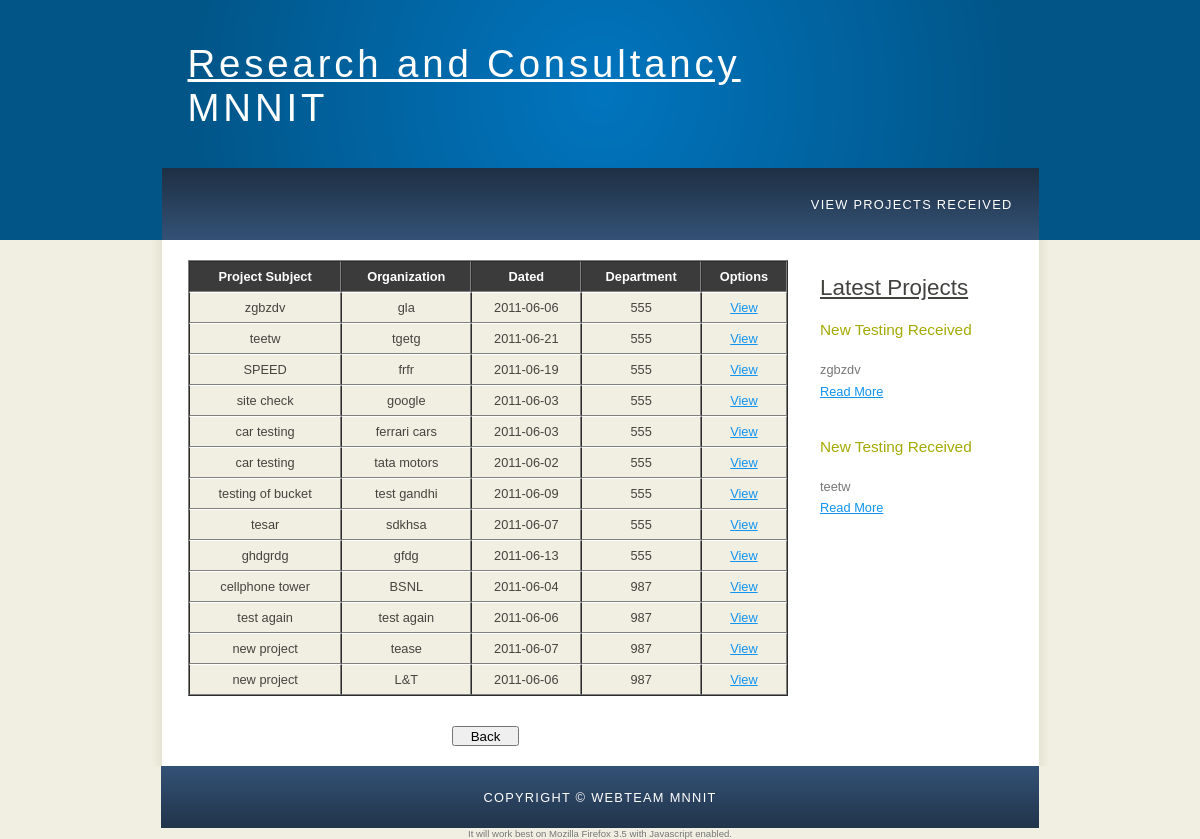
Screenshot of /intro_project_received.php with the database file from the repository.
### tables this page shows
CREATE TABLE IF NOT EXISTS `project_letter_detail` (
  `project_no` varchar(20) NOT NULL,
  `organization` varchar(50) NOT NULL,
  `street` varchar(50) NOT NULL,
  `city` varchar(30) NOT NULL,
  `state` varchar(30) NOT NULL,
  `pin_code` int(10) NOT NULL,
  `email_id` varchar(50) NOT NULL,
  `letter_no` varchar(40) NOT NULL,
  `date` date NOT NULL,
  `subject` varchar(70) NOT NULL,
  `testing` varchar(70) NOT NULL,
  `time` timestamp NOT NULL DEFAULT CURRENT_TIMESTAMP,
  PRIMARY KEY (`project_no`)
);

CREATE TABLE IF NOT EXISTS `project_official_detail` (
  `project_no` varchar(20) NOT NULL,
  `receive_date` date NOT NULL,
  `diary_no` varchar(20) NOT NULL,
  `copy_to` varchar(40) NOT NULL,
  `mark_to` int(40) NOT NULL,
  `address_of_scan_image` varchar(80) NOT NULL,
  `time` timestamp NOT NULL DEFAULT CURRENT_TIMESTAMP ON UPDATE CURRENT_TIMESTAMP,
  PRIMARY KEY (`project_no`),
  UNIQUE KEY `project_no` (`project_no`)
);

### intro_project_received.php (the view, shortened to what this page needs)
<!DOCTYPE html PUBLIC "-//W3C//DTD XHTML 1.0 Transitional//EN" "http://www.w3.org/TR/xhtml1/DTD/xhtml1-transitional.dtd">
<html xmlns="http://www.w3.org/1999/xhtml">
<head>
</head>
<body>
<?php include "inctop.php";
?>
   <table width="600" border="1" cellspacing="0" cellpadding="0" align="center" id="project_received">
  <tr>
    <th scope="col" align="center">Project Subject</th>
    <th scope="col" align="center">Organization</th>
    <th scope="col" align="center">Dated</th>
    <th scope="col"  align="center">Department</th>
    <th scope="col"  align="center">Options</th>
  </tr>
<?php
$query= "select * from consultancy.project_letter_detail where 1 like 1 order by time desc";
$query_result=mysql_query($query) or die(mysql_error());
if($query_result)
while($array=mysql_fetch_array($query_result))
{
	$project_no=$array['project_no'];
	$wq= mysql_query("select * from consultancy.project_official_detail where project_no like '$project_no' ");
	$awq=mysql_fetch_array($wq);
	echo "<tr>";
	echo "<td align=\"center\">".$array['subject']."</td>";
	echo "<td align=\"center\">".$array['organization']."</td>";
	echo "<td align=\"center\">".$array['date']."</td>";
	echo "<td align=\"center\">".$awq['mark_to']."</td>";
	echo "<td align=\"center\"><a href=\"?view=".$array['project_no']."\">View</a></td>";
	echo "</tr>";
}
?>
</table>
<br />
<br />
   <div align="center"><input id="backForm" class="button_text" style="height:1.5em; width:5em;" type="button" name="Back" value="Back" onclick="history.go(-1);return true;"></div>
   <?php include"incbottom.php";?>
</body>
</html>

### inctop.php (shortened to what this page needs)
<?php
echo " <meta name=\"description\" content=\"website description\" />
  <meta name=\"keywords\" content=\"website keywords, website keywords\" />
  <meta http-equiv=\"content-type\" content=\"text/html; charset=windows-1252\" />
  <link rel=\"stylesheet\" type=\"text/css\" href=\"style/style.css\" title=\"style\" />
  <div id=\"main\">
   <div id=\"header\">
        <div id=\"logo\">
	     <div id=\"logo_text\">
          <h1><u>Research and Consultancy </u></br>MNNIT</h1>
          <h2></h2>
        </div>
      </div>
      <div id=\"menubar\">
        <ul id=\"menu\">
         ";
        echo "<li><a href=\"status.php\">View Projects Received</a></li>";
		echo "</ul>
      </div>
    </div>
    <div id=\"site_content\">
      <div class=\"sidebar\">
        <h3><u>Latest Projects</u></h3>";
	$inc_q=mysql_query("select * from project_letter_detail,project_contact_detail where project_contact_detail.project_no = project_letter_detail.project_no order by project_letter_detail.time desc limit 0,2") or die(mysql_error());
	if($inc_q)
	while($inc_array=mysql_fetch_array($inc_q))
	{
		$str=substr($inc_array['subject'],0,30);
		echo "<h4>New Testing Received</h4>";
    echo "<h5>".$inc_array['rec_date']."</h5>
        <p>".$str."<br /><a href=\"?sidebar_view=".$inc_array['project_no']."\">Read More</a></p>
        <br />";
	}
    echo "  </div>
      <div id=\"content\">";
?>

### incbottom.php
<?php
echo "  </div>
    </div><div id=\"content_footer\"></div>
    <div id=\"footer\" align = \"right\">
      Copyright &copy; Webteam <a href=\"http://mnnit.ac.in\">MNNIT</a>
    </div>
  </div>
<div style=\"text-align: center; font-size: 0.75em;\">It will work best on Mozilla Firefox 3.5 with Javascript enabled.</div></body>";
?>

### final/style/style.css (style rules this page uses)
html { height: 100%; }
* { margin: 0; padding: 0; }
body { font: normal .80em 'trebuchet ms', arial, sans-serif; background: #F0EFE2; color: #777; }
p { padding: 0 0 20px 0; line-height: 1.7em; }
h1, h2, h3, h4, h5, h6 { font: normal 175% 'century gothic', arial, sans-serif; color: #43423F; margin: 0 0 15px 0; padding: 15px 0 5px 0; }
h2 { font: normal 175% 'century gothic', arial, sans-serif; color: #A4AA04; }
h4, h5, h6 { margin: 0; padding: 0 0 5px 0; font: normal 120% arial, sans-serif; color: #A4AA04; }
h5, h6 { font: italic 95% arial, sans-serif; padding: 0 0 15px 0; color: #000; }
a, a:hover { outline: none; text-decoration: underline; color: #1293EE; }
ul { margin: 2px 0 22px 17px; }
ul li { list-style-type: circle; margin: 0 0 6px 0; padding: 0 0 4px 5px; }
#main, #logo, #menubar, #site_content, #footer { margin-left: auto; margin-right: auto; }
#header { background: #025587; height: 240px; }
#logo { width: 825px; position: relative; height: 168px; background: #025587 url(logo.png) no-repeat; }
#logo #logo_text { position: absolute; top: 20px; left: 0; }
#logo h1, #logo h2 { font: normal 300% 'century gothic', arial, sans-serif; border-bottom: 0; text-transform: none; margin: 0; }
#logo_text h1, #logo_text h1 a, #logo_text h1 a:hover { padding: 22px 0 0 0; color: #FFF; letter-spacing: 0.1em; text-decoration: none; }
#logo_text h2 { font-size: 100%; padding: 4px 0 0 0; color: #DDD; }
#menubar { width: 877px; height: 72px; padding: 0; background: #29415D url(menu.png) repeat-x; }
ul#menu, ul#menu li { float: right; margin: 0; padding: 0; }
ul#menu li { list-style: none; }
ul#menu li a { letter-spacing: 0.1em; font: normal 100% 'lucida sans unicode', arial, sans-serif; display: block; float: left; height: 37px; padding: 29px 26px 6px 26px; text-align: center; color: #FFF; text-transform: uppercase; text-decoration: none; background: transparent; }
#site_content { width: 837px; overflow: hidden; margin: 0 auto 0 auto; padding: 20px 24px 20px 37px; background: #FFF url(content.png) repeat-y; }
.sidebar { float: right; width: 190px; padding: 0 15px 20px 15px; }
#content { text-align: left; width: 595px; padding: 0; }
#footer { width: 878px; font: normal 100% 'lucida sans unicode', arial, sans-serif; height: 33px; padding: 24px 0 5px 0; text-align: center; background: #29425E url(footer.png) repeat-x; color: #FFF; text-transform: uppercase; letter-spacing: 0.1em; }
#footer a { color: #FFF; text-decoration: none; }
table tr th, table tr td { background: #3B3B3B; color: #FFF; padding: 7px 4px; text-align:!important; }
table tr td { background: #F0EFE2; color: #47433F; border-top: 1px solid #FFF; }

### rows the page displays
project_letter_detail: subject "zgbzdv", organization "gla", date "2011-06-06", project_official_detail.mark_to "555"
project_letter_detail: subject "teetw", organization "tgetg", date "2011-06-21", project_official_detail.mark_to "555"
project_letter_detail: subject "SPEED", organization "frfr", date "2011-06-19", project_official_detail.mark_to "555"
project_letter_detail: subject "site check", organization "google", date "2011-06-03", project_official_detail.mark_to "555"
project_letter_detail: subject "car testing", organization "ferrari cars", date "2011-06-03", project_official_detail.mark_to "555"
project_letter_detail: subject "car testing", organization "tata motors", date "2011-06-02", project_official_detail.mark_to "555"
project_letter_detail: subject "testing of bucket", organization "test gandhi", date "2011-06-09", project_official_detail.mark_to "555"
project_letter_detail: subject "tesar", organization "sdkhsa", date "2011-06-07", project_official_detail.mark_to "555"
project_letter_detail: subject "ghdgrdg", organization "gfdg", date "2011-06-13", project_official_detail.mark_to "555"
project_letter_detail: subject "cellphone tower", organization "BSNL", date "2011-06-04", project_official_detail.mark_to "987"
project_letter_detail: subject "test again", organization "test again", date "2011-06-06", project_official_detail.mark_to "987"
project_letter_detail: subject "new project", organization "tease", date "2011-06-07", project_official_detail.mark_to "987"
project_letter_detail: subject "new project", organization "L&T", date "2011-06-06", project_official_detail.mark_to "987"
